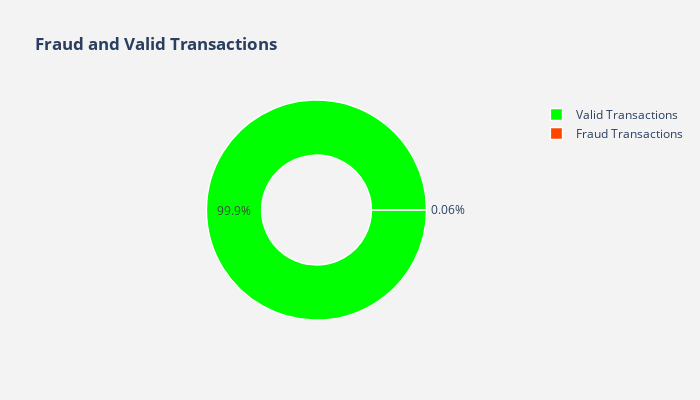

Notebook code for this chart:
### Markdown cell above
### Экспертная оценка

### Code cell
#!M
lab = data["Class"].value_counts().keys().tolist()
#values
val = data["Class"].value_counts().values.tolist()
 
trace = go.Pie(labels = ['Valid Transactions','Fraud Transactions'] ,
               values = val ,
               marker = dict(colors =  ["lime","orangered"],
                             line = dict(color = "white",
                                         width =  1.3)
                            ),
               rotation = 90,
               hoverinfo = "label+value+text",
               hole = .5
              )
layout = go.Layout(dict(title = "<b>Fraud and Valid Transactions<b>",
                        height=400,
                        width=700,
                        plot_bgcolor  = "rgb(243,243,243)",
                        paper_bgcolor = "rgb(243,243,243)",
                       )
                  )
 
dataf = [trace]
fig = go.Figure(data = dataf,layout = layout)
py.iplot(fig)

### Figure 1 — Plotly figure (JSON) as saved in the notebook; plotly's stock layout.template omitted (floating-point values rounded to 4 significant figures)
{"data": [{"hole": 0.5, "hoverinfo": "label+value+text", "labels": ["Valid Transactions", "Fraud Transactions"], "marker": {"colors": ["lime", "orangered"], "line": {"color": "white", "width": 1.3}}, "rotation": 90, "type": "pie", "values": [4997, 3]}], "layout": {"height": 400, "paper_bgcolor": "rgb(243,243,243)", "plot_bgcolor": "rgb(243,243,243)", "title": {"text": "<b>Fraud and Valid Transactions<b>"}, "width": 700}}
